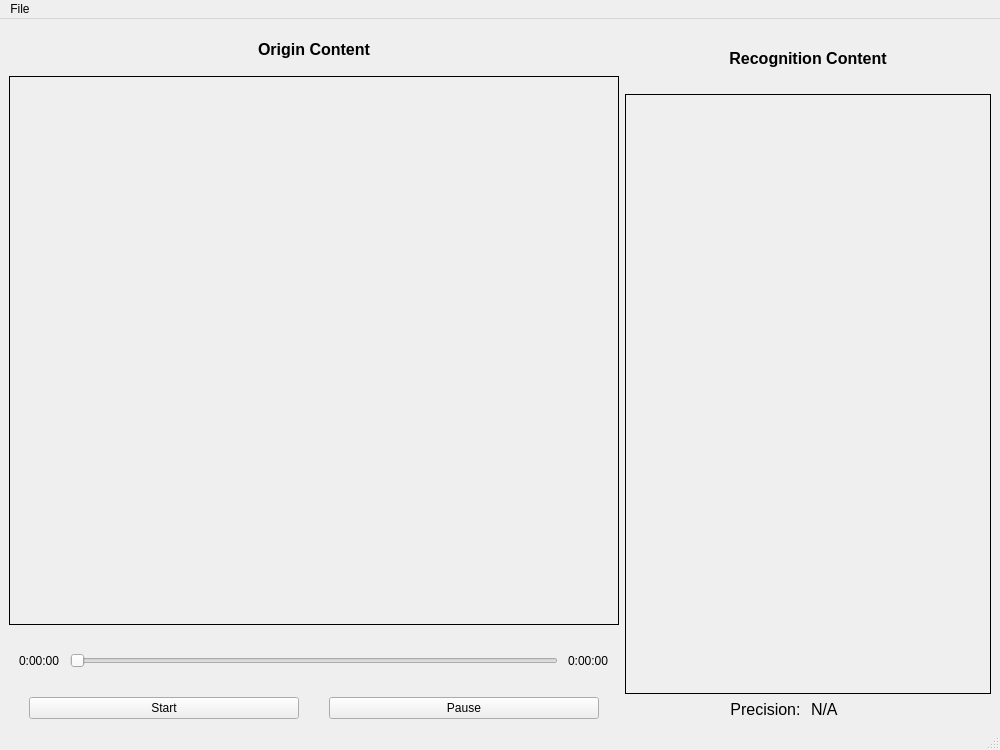
<?xml version="1.0" encoding="UTF-8"?>
<ui version="4.0">
 <class>MainWindow</class>
 <widget class="QMainWindow" name="MainWindow">
  <property name="geometry">
   <rect>
    <x>0</x>
    <y>0</y>
    <width>1000</width>
    <height>750</height>
   </rect>
  </property>
  <property name="minimumSize">
   <size>
    <width>1000</width>
    <height>750</height>
   </size>
  </property>
  <property name="maximumSize">
   <size>
    <width>1000</width>
    <height>750</height>
   </size>
  </property>
  <property name="font">
   <font>
    <weight>50</weight>
    <bold>false</bold>
    <kerning>true</kerning>
   </font>
  </property>
  <property name="acceptDrops">
   <bool>false</bool>
  </property>
  <property name="windowTitle">
   <string>Qt Recognition Demo</string>
  </property>
  <widget class="QWidget" name="centralwidget">
   <layout class="QVBoxLayout" name="verticalLayout" stretch="20">
    <item>
     <layout class="QHBoxLayout" name="horizontalLayout_4" stretch="5,3">
      <property name="spacing">
       <number>6</number>
      </property>
      <property name="sizeConstraint">
       <enum>QLayout::SetNoConstraint</enum>
      </property>
      <property name="rightMargin">
       <number>0</number>
      </property>
      <item>
       <layout class="QHBoxLayout" name="horizontalLayout">
        <item>
         <layout class="QVBoxLayout" name="verticalLayout_2" stretch="10,1,0,0">
          <item>
           <layout class="QVBoxLayout" name="verticalLayout_7" stretch="1,13">
            <item>
             <widget class="QLabel" name="labelTitleVideo">
              <property name="font">
               <font>
                <pointsize>12</pointsize>
                <weight>75</weight>
                <bold>true</bold>
               </font>
              </property>
              <property name="text">
               <string>Origin Content</string>
              </property>
              <property name="alignment">
               <set>Qt::AlignCenter</set>
              </property>
             </widget>
            </item>
            <item>
             <widget class="QFrame" name="frameVideo">
              <property name="autoFillBackground">
               <bool>false</bool>
              </property>
              <property name="styleSheet">
               <string notr="true"/>
              </property>
              <property name="frameShape">
               <enum>QFrame::Panel</enum>
              </property>
              <property name="frameShadow">
               <enum>QFrame::Plain</enum>
              </property>
              <property name="lineWidth">
               <number>1</number>
              </property>
              <property name="midLineWidth">
               <number>0</number>
              </property>
              <widget class="QLabel" name="labelVideoWindow">
               <property name="geometry">
                <rect>
                 <x>0</x>
                 <y>0</y>
                 <width>131</width>
                 <height>31</height>
                </rect>
               </property>
               <property name="minimumSize">
                <size>
                 <width>0</width>
                 <height>0</height>
                </size>
               </property>
               <property name="maximumSize">
                <size>
                 <width>605</width>
                 <height>390</height>
                </size>
               </property>
               <property name="font">
                <font>
                 <pointsize>12</pointsize>
                 <weight>75</weight>
                 <bold>true</bold>
                </font>
               </property>
               <property name="text">
                <string/>
               </property>
               <property name="scaledContents">
                <bool>true</bool>
               </property>
               <property name="alignment">
                <set>Qt::AlignCenter</set>
               </property>
              </widget>
             </widget>
            </item>
           </layout>
          </item>
          <item>
           <layout class="QHBoxLayout" name="horizontalLayout_2" stretch="0,0,0">
            <property name="spacing">
             <number>10</number>
            </property>
            <property name="leftMargin">
             <number>10</number>
            </property>
            <property name="rightMargin">
             <number>10</number>
            </property>
            <item>
             <widget class="QLabel" name="labelCurProgress">
              <property name="text">
               <string>0:00:00</string>
              </property>
              <property name="alignment">
               <set>Qt::AlignLeading|Qt::AlignLeft|Qt::AlignVCenter</set>
              </property>
             </widget>
            </item>
            <item>
             <widget class="QSlider" name="horizontalSliderProgress">
              <property name="orientation">
               <enum>Qt::Horizontal</enum>
              </property>
             </widget>
            </item>
            <item>
             <widget class="QLabel" name="labelTotalProgress">
              <property name="text">
               <string>0:00:00</string>
              </property>
             </widget>
            </item>
           </layout>
          </item>
          <item>
           <layout class="QHBoxLayout" name="horizontalLayout_3">
            <property name="spacing">
             <number>30</number>
            </property>
            <property name="leftMargin">
             <number>20</number>
            </property>
            <property name="rightMargin">
             <number>20</number>
            </property>
            <item>
             <widget class="QPushButton" name="buttonStart">
              <property name="text">
               <string>Start</string>
              </property>
             </widget>
            </item>
            <item>
             <widget class="QPushButton" name="buttonPause">
              <property name="text">
               <string>Pause</string>
              </property>
             </widget>
            </item>
           </layout>
          </item>
          <item>
           <layout class="QVBoxLayout" name="verticalLayout_5" stretch=""/>
          </item>
         </layout>
        </item>
       </layout>
      </item>
      <item>
       <layout class="QVBoxLayout" name="verticalLayout_6" stretch="1,0">
        <item>
         <layout class="QVBoxLayout" name="verticalLayout_3" stretch="1,10">
          <item>
           <widget class="QLabel" name="labelTitleKeyFrame">
            <property name="font">
             <font>
              <pointsize>12</pointsize>
              <weight>75</weight>
              <bold>true</bold>
             </font>
            </property>
            <property name="text">
             <string>Recognition Content</string>
            </property>
            <property name="alignment">
             <set>Qt::AlignCenter</set>
            </property>
           </widget>
          </item>
          <item>
           <widget class="QFrame" name="frameKeyFrame">
            <property name="frameShape">
             <enum>QFrame::Panel</enum>
            </property>
            <property name="frameShadow">
             <enum>QFrame::Plain</enum>
            </property>
            <widget class="QLabel" name="labelKeyFrameWindow">
             <property name="geometry">
              <rect>
               <x>0</x>
               <y>0</y>
               <width>80</width>
               <height>30</height>
              </rect>
             </property>
             <property name="text">
              <string/>
             </property>
             <property name="scaledContents">
              <bool>true</bool>
             </property>
            </widget>
           </widget>
          </item>
         </layout>
        </item>
        <item>
         <layout class="QHBoxLayout" name="horizontalLayout_6">
          <item>
           <widget class="QLabel" name="labelTitleSimilarity">
            <property name="font">
             <font>
              <pointsize>12</pointsize>
             </font>
            </property>
            <property name="text">
             <string>Precision: </string>
            </property>
            <property name="alignment">
             <set>Qt::AlignRight|Qt::AlignTrailing|Qt::AlignVCenter</set>
            </property>
           </widget>
          </item>
          <item>
           <widget class="QLabel" name="labelSimilarityVal">
            <property name="font">
             <font>
              <pointsize>12</pointsize>
             </font>
            </property>
            <property name="text">
             <string>N/A</string>
            </property>
           </widget>
          </item>
         </layout>
        </item>
       </layout>
      </item>
     </layout>
    </item>
   </layout>
  </widget>
  <widget class="QMenuBar" name="menubar">
   <property name="geometry">
    <rect>
     <x>0</x>
     <y>0</y>
     <width>1000</width>
     <height>22</height>
    </rect>
   </property>
   <widget class="QMenu" name="menu">
    <property name="title">
     <string>File</string>
    </property>
    <addaction name="actionSelectVideo"/>
    <addaction name="actionSelectImage"/>
    <addaction name="separator"/>
    <addaction name="actionExit_2"/>
   </widget>
   <addaction name="menu"/>
  </widget>
  <widget class="QStatusBar" name="statusbar"/>
  <action name="actionSelectVideo">
   <property name="text">
    <string>Select a video...</string>
   </property>
  </action>
  <action name="actionSelectDataset">
   <property name="text">
    <string>选择关键帧数据库...</string>
   </property>
  </action>
  <action name="actionSetDetectThreshold">
   <property name="text">
    <string>检测参数...</string>
   </property>
  </action>
  <action name="actionExit">
   <property name="text">
    <string>退出</string>
   </property>
  </action>
  <action name="actionSelectImage">
   <property name="text">
    <string>Select a image...</string>
   </property>
  </action>
  <action name="actionExit_2">
   <property name="text">
    <string>Exit</string>
   </property>
  </action>
 </widget>
 <resources/>
 <connections/>
</ui>
